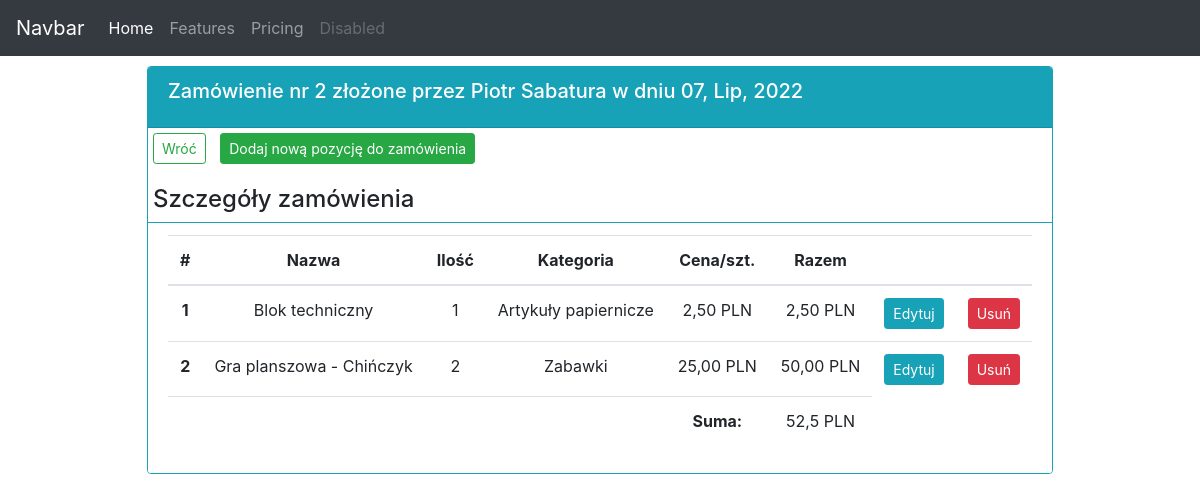
Page /orders/2/ on the earlier database version.
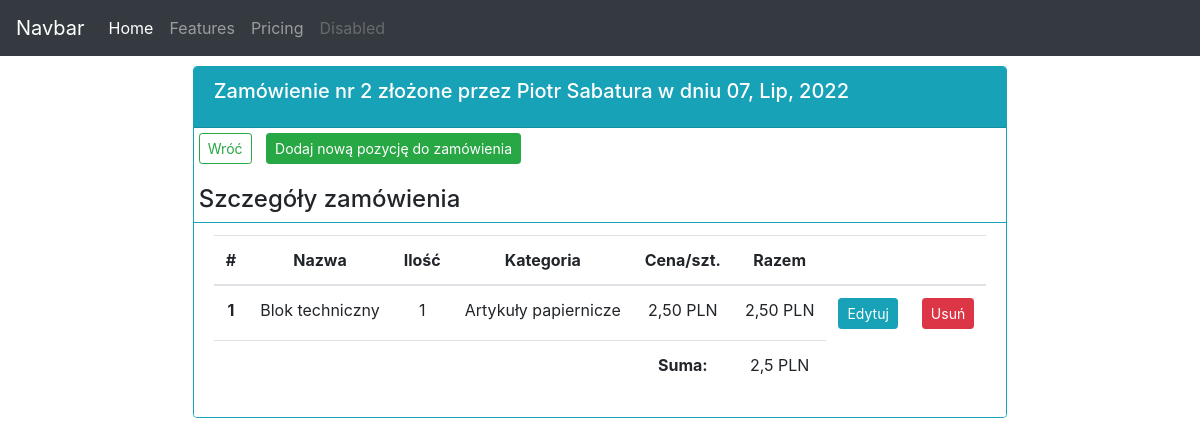
Same page on the later database version.
### order_app/models.py (models this page shows, shortened)
class OrderProduct(models.Model):
    order = models.ForeignKey(Order, on_delete=models.CASCADE)
    product = models.ForeignKey(Product, on_delete=models.CASCADE)
    quantity = models.PositiveIntegerField()

class Product(models.Model):
    CATEGORY = (
        ('Artykuły papiernicze', 'Artykuły papiernicze'),
        ('Zabawki', 'Zabawki')
    )
    name = models.CharField(max_length=200, null=True)
    price = models.FloatField(null=True)
    category = models.CharField(max_length=200, choices=CATEGORY, null=True)
    description = models.CharField(max_length=500, null=True)
    quantity = models.PositiveIntegerField(default=0, null=True, blank=True)
    delivered = models.BooleanField(default=False)
    def __str__(self):
        return f"{self.name}"

### order_app/views.py (the view)
# urls.py: path('orders/<int:order_pk>/', orderView, name='order'),
def orderView(request, order_pk):
    all_products = OrderProduct.objects.all().annotate(total_price=F('quantity')*F('product__price'))
    order_products = all_products.filter(order=Order.objects.get(id=order_pk)).order_by('product__name')
    order_total_value = order_products.aggregate(Sum('total_price'))
    order = Order.objects.get(id=order_pk)
    context = {'order_products': order_products,
               'order': order,
               'order_pk': order_pk,
               'order_total_value': order_total_value,
               }
    template = 'order_app/order.html'
    return render(request, template, context)

### order_app/models.py (called while the page is built)
    def __str__(self):
        return f"{self.name.title()} {self.surname.title()}"

    def __str__(self):
        return f"{self.id}"

### order_app/templates/order_app/order.html (shortened to what this page needs)
{% extends 'order_app/base.html' %}
{% block content %}
<div class="row">
    <div class="col-md d-flex justify-content-center">
      <div class="card border-info" style="margin: 10px;">
        <div class="card-header bg-info text-white">
          <h5 class="card-title">Zamówienie nr {{ order }}
          złożone przez {{ order.employee }}
          w dniu {{ order.date_created|date:"d, M, Y" }}</h5>
        </div>
          <p>
            <a class="btn btn-outline-success btn-sm" style="margin: 5px;" href="{% url 'order_app:orders' %}">Wróć</a>
            <a class="btn btn-success btn-sm" style="margin: 5px;"
               href="{% url 'order_app:add_order_product' order.id %}">Dodaj nową pozycję do zamówienia</a>
          </p>
          <h4 style="margin-left: 5px;">Szczegóły zamówienia</h4>
          <ul class="list-group list-group-flush">
            <li class="list-group-item border-info">
              <table class="table">
                <thead>
                  <tr class="text-center">
                    <th scope="col">#</th>
                    <th scope="col">Nazwa</th>
                    <th scope="col">Ilość</th>
                    <th scope="col">Kategoria</th>
                    <th scope="col">Cena/szt.</th>
                    <th scope="col">Razem</th>
                    <th scope="col"></th>
                    <th scope="col"></th>
                  </tr>
                </thead>
                <tbody>
                  {% for order_product in order_products %}
                  <tr class="text-center">
                    <th scope="row">{{forloop.counter}}</th>
                    <td>{{ order_product.product }}</td>
                    <td>{{ order_product.quantity }}</td>
                    <td>{{ order_product.product.category }}</td>
                    <td>{{ order_product.product.price|floatformat:2 }} PLN</td>
                    <td>{{ order_product.total_price|floatformat:2 }} PLN</td>
                    <td><a class="btn btn-sm btn-info" href="{% url 'order_app:edit_order_product' order_product.id %}">Edytuj</a></td>
                    <td><a class="btn btn-sm btn-danger" href="{% url 'order_app:delete_order_product' order_product.id %}">Usuń</a></td>
                  </tr>
                {% endfor %}
                  <tr class="text-center">
                    <td></td>
                    <td></td>
                    <td></td>
                    <td></td>
                    <td><b>Suma:</b></td>
                    <td>{{ order_total_value.total_price__sum }} PLN</td>
                  </tr>
              </table>
            </li>
          </ul>
        </div>
      </div>
    </div>
{% endblock content %}

Differences in the rows shown:
removed OrderProduct: product "Gra planszowa - Chińczyk", quantity "2", product.category "Zabawki", product.price "25,00", total_price "50,00"
Other differences:
{{ order_total_value.total_price__sum }}: "52,5" → "2,5"
